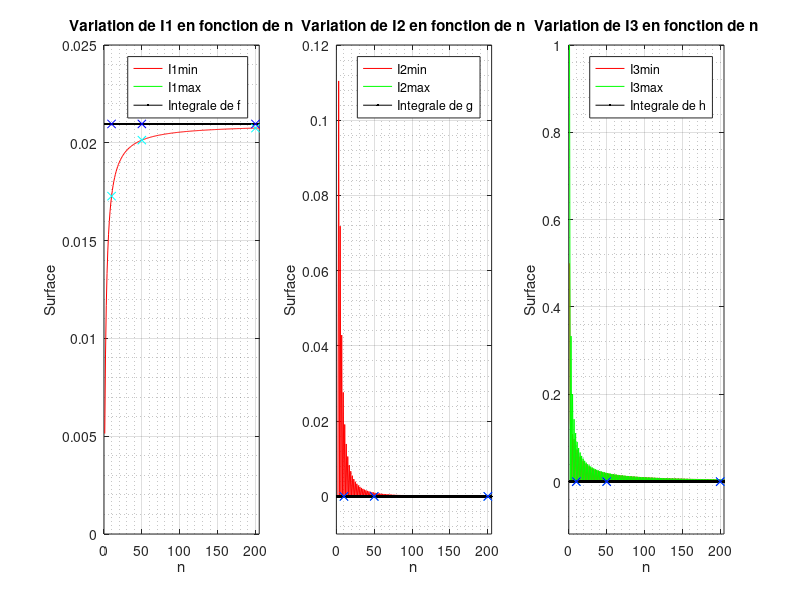

This figure's MATLAB source:

data = load('f_n.dat'); 

n= data(:,1);

Smin = data(:,2);
Smax = data(:,3);

subplot (1,3,1, "align");
plot (n, Smin, "r-", n, Smax, "g-", n, 0.020964, "k.-",
 10, data(10, 2), "cx",
 10, data(10, 3), "bx",
 50, data(50, 2), "cx",
 50, data(50, 3), "bx",
 200, data(200, 2), "cx",
 200, data(200, 3), "bx");

xlim([0 205])
ylim([0 0.025])
 
grid on;
grid minor;
xlabel ("n");
ylabel ("Surface");
title ("Variation de I1 en fonction de n");
legend ("I1min", "I1max", "Integrale de f");

data = load('g_n.dat'); 

n= data(:,1);

Smin = data(:,2);
Smax = data(:,3);

subplot (1,3,2, "align");
plot (n, Smin, "r-", n, Smax, "g-", n, 0.000000, "k.-",
 10, data(10, 2), "cx",
 10, data(10, 3), "bx",
 50, data(50, 2), "cx",
 50, data(50, 3), "bx",
 200, data(200, 2), "cx",
 200, data(200, 3), "bx");

xlim([0 205])
ylim([-0.01 0.12])
 
grid on;
grid minor;
xlabel ("n");
ylabel ("Surface");
title ("Variation de I2 en fonction de n");
legend ("I2min", "I2max", "Integrale de g");

data = load('h_n.dat'); 

n= data(:,1);

Smin = data(:,2);
Smax = data(:,3);

subplot (1,3,3, "align");
plot (n, Smin, "r-", n, Smax, "g-", n, 0.000000, "k.-",
 10, data(10, 2), "cx",
 10, data(10, 3), "bx",
 50, data(50, 2), "cx",
 50, data(50, 3), "bx",
 200, data(200, 2), "cx",
 200, data(200, 3), "bx");

xlim([0 205])
ylim([-0.12 1])
 
grid on;
grid minor;
xlabel ("n");
ylabel ("Surface");
title ("Variation de I3 en fonction de n");
legend ("I3min", "I3max", "Integrale de h");
